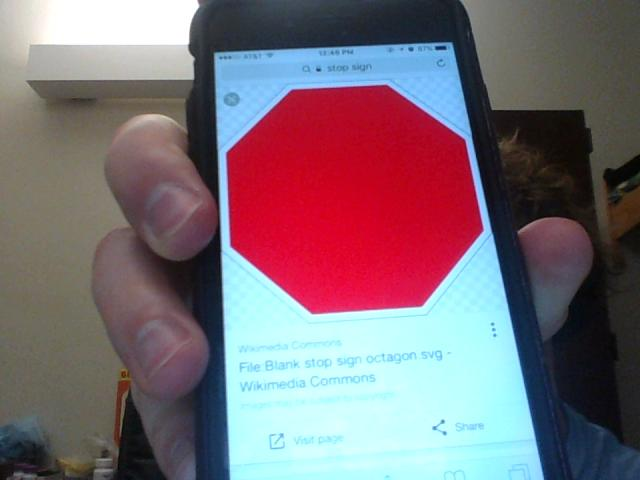
%> input picture VisionProcessingSystem/test/picture.jpeg, 640 x 480 px
$ octave --eval "houghTest2(imread('picture.jpeg'));"   (GNU Octave 9; MATLAB toolbox functions it lacks are replaced by stand-ins)
%> lines starting %> are read from the running program, lines starting %| are printed output that depends on the picture
function houghTest2( I )


    %% Detect Lines in Images Using Hough
    % This example shows how to detect lines in an image using the |hough|
    % function.
    %%
    % Read an image into the workspace and, to make this example more
    % illustrative, rotate the image. Display the image.
    %I = imread('circuit.tif');
    I = rgb2gray(I);
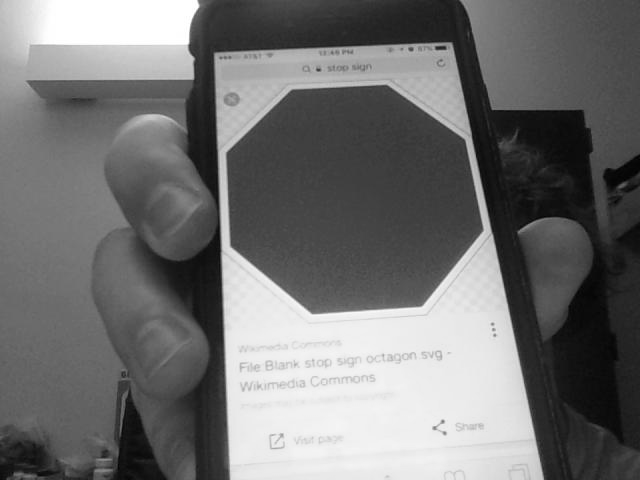
%> I: size 480x640 uint8; min 0, max 255, mean 113.5

    rotI = imrotate(I,33,'crop');
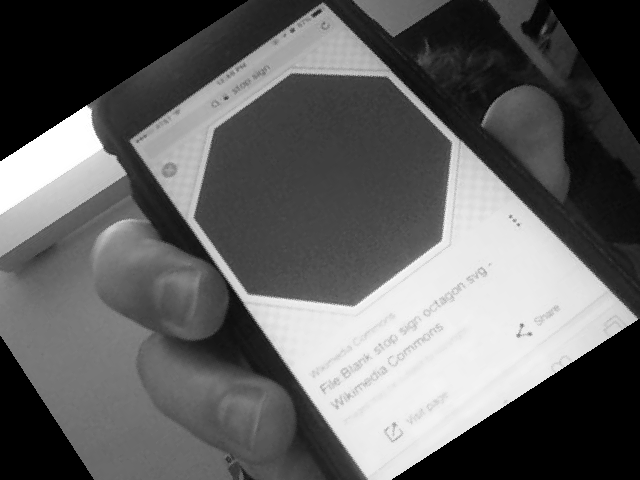
%> rotI: size 480x640 uint8; min 0, max 255, mean 97.9
%     imshow(rotI)
    rotI = imgaussfilt(rotI, 5);
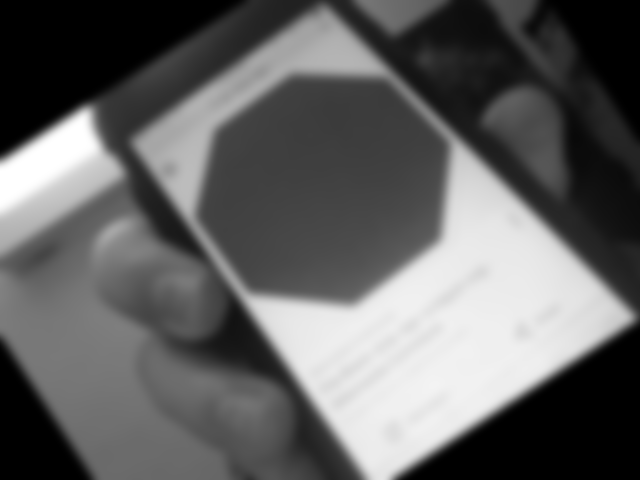
%> rotI: size 480x640 uint8; min 0, max 255, mean 97.9; mean of the top-left, top-right, bottom-left and bottom-right quarters 83.8, 63.4, 93.9, 150.2
    %%
    % Find the edges in the image using the |edge| function.
    BW = edge(rotI,'canny');
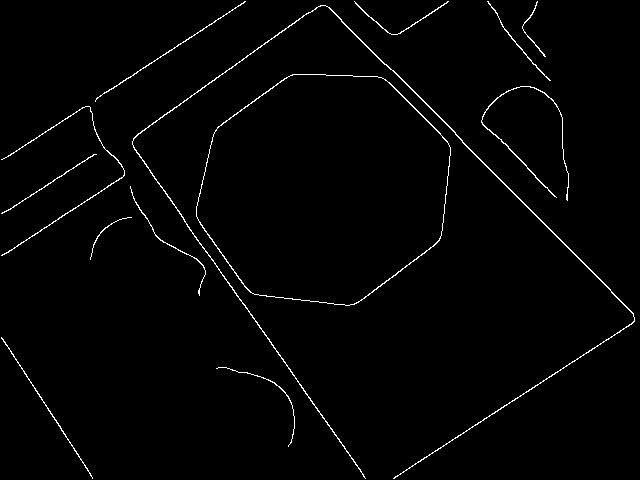
%> BW: size 480x640 logical; 1.6% white in thin lines or dots
%     imshow(BW);
    %%
    % Compute the Hough transform of the binary image returned by |edge|.
    [H,theta,rho] = hough(BW);
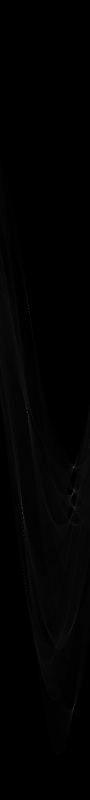
%> H: size 1599x180 double (shown at 1/2 size); min 0, max 351, mean 3; drawn with min black and max white
%> theta = 180 values from -90 to 89; rho = 1599 values from -799 to 799
    %%
    % Display the transform, |H|, returned by the |hough| function.
%     figure
%     imshow(imadjust(mat2gray(H)),[],...
%            'XData',theta,...
%            'YData',rho,...
%            'InitialMagnification','fit');
%     xlabel('\theta (degrees)')
%     ylabel('\rho')
%     axis on
%     axis normal
%     hold on
%     colormap(hot)
    %%
    % Find the peaks in the Hough transform matrix, |H|, using the |houghpeaks|
    % function.
    P = houghpeaks(H,5,'threshold',ceil(0.3*max(H(:))));
%> P = [825 56; 1415 148; 1026 46; 935 148; 990 145]
    %%
    % Superimpose a plot on the image of the transform that identifies the
    % peaks.
    x = theta(P(:,2));
%> x = [-35 57 -45 57 54]
    y = rho(P(:,1));
%> y = [25 615 226 135 190]
%     plot(x,y,'s','color','black');
    %%
    % Find lines in the image using the |houghlines| function.

    lines = houghlines(BW,theta,rho,P,'FillGap',5,'MinLength',7);
%> lines = 8 lines; point1 to point2 (x, y): (197, 238) to (366, 479), (635, 322) to (395, 479), (463, 143) to (634, 315), (307, 14) to (135, 139), (245, 3) to (97, 100), (134, 147) to (192, 231), (86, 107) to (5, 159), (342, 22) to (385, 65)
    %%
    % Create a plot that displays the original image with the lines
    % superimposed on it.
    figure, imshow(rotI), hold on;
    max_len = 0;
    for k = 1:length(lines)
       xy = [lines(k).point1; lines(k).point2];
       plot(xy(:,1),xy(:,2),'LineWidth',2,'Color','green');

       % Plot beginnings and ends of lines
       plot(xy(1,1),xy(1,2),'x','LineWidth',2,'Color','yellow');
       plot(xy(2,1),xy(2,2),'x','LineWidth',2,'Color','red');

       % Determine the endpoints of the longest line segment
       len = norm(lines(k).point1 - lines(k).point2);
       if ( len > max_len)
          max_len = len;
          xy_long = xy;
       end
    end
%> this loop made 8 passes
%> (len, max_len, xy_long) on passes 1 to 2: (102.1, 102.1, [134 147; 192 231]), (294.4, 294.4, [197 238; 366 479])
%> (xy, len) on passes 3 to 8: ([635 322; 395 479], 286.8), ([342 22; 385 65], 60.81), ([463 143; 634 315], 242.5), ([245 3; 97 100], 177), ([86 107; 5 159], 96.25), ([307 14; 135 139], 212.6)
%> `houghTest2(imread('picture.jpeg'));`:
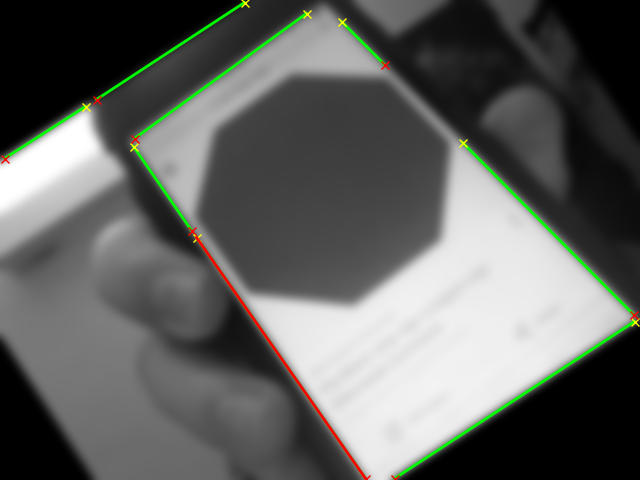
%> figure redrawn from the program's plot data
    % highlight the longest line segment
    plot(xy_long(:,1),xy_long(:,2),'LineWidth',2,'Color','red');


end
